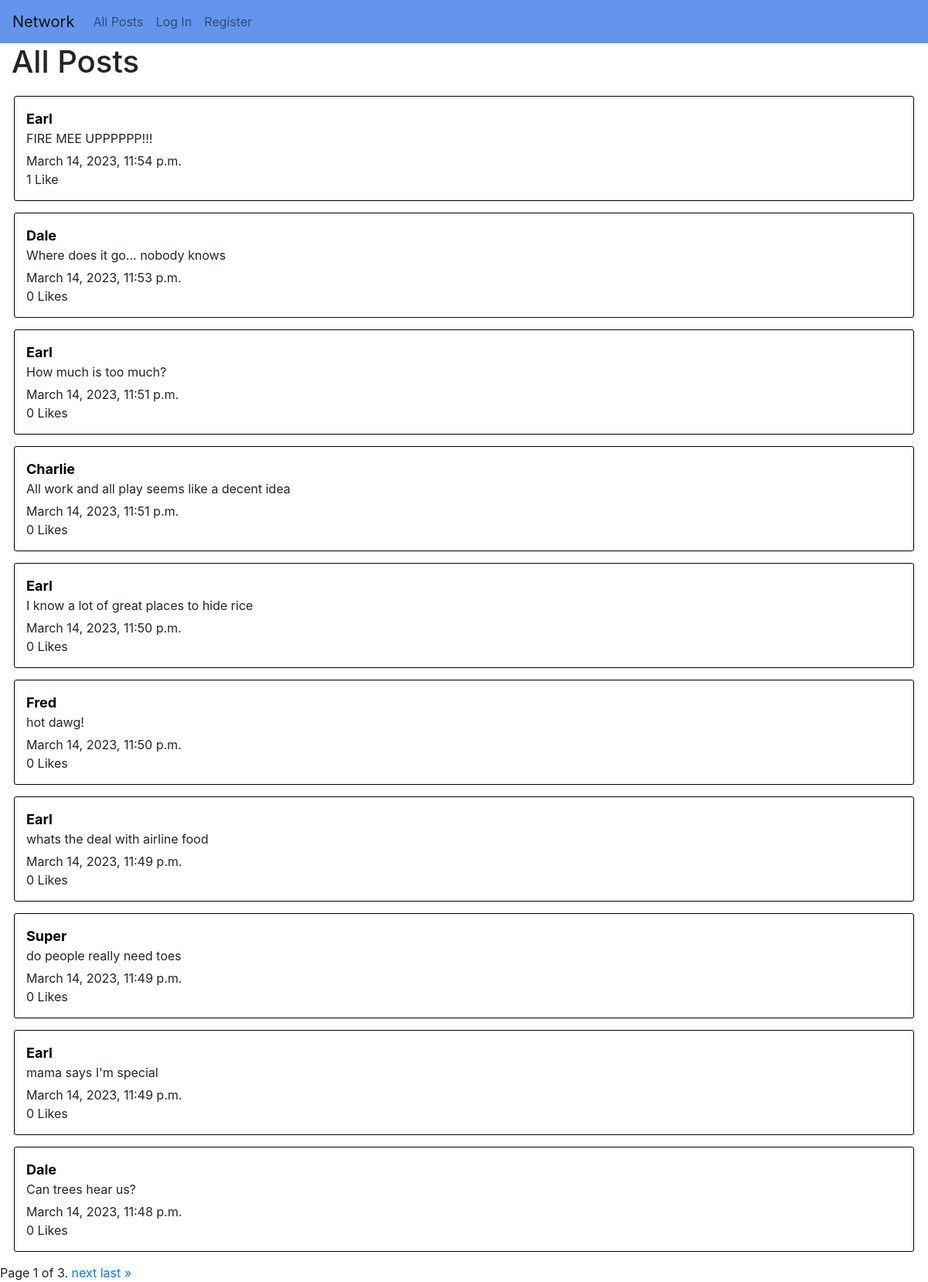
Page /network/ on the committed database.
### network/models.py (models this page shows, shortened)
class Post(models.Model):
    content = models.TextField(blank=False)
    poster = models.ForeignKey(User, on_delete=models.CASCADE, related_name="posts")
    like_count = models.IntegerField(default=0)
    timestamp = models.DateTimeField("Time posted", auto_now_add=True)
    likers =  models.ManyToManyField(User, blank=True, related_name="liked")

### mail/models.py (models this page shows)
class User(AbstractUser):
    pass

### network/views.py (the view)
# urls.py: path("", views.index, name="auctionindex"),
def index(request):
    posts = Post.objects.all().order_by("-timestamp")
    paginator = Paginator(posts, 10)
    page_number = request.GET.get('page')
    page_obj = paginator.get_page(page_number)
    return render(request, "network/index.html", {
        "posts": page_obj
    })

### network/templates/network/index.html (shortened to what this page needs)
{% extends "network/layout.html" %}
{% load static %}
{% block body %}
<h1>All Posts</h1>
{% for post in posts %}
<div class="post" id="post-{{post.id}}">
    <a class="post-user" href="{% url 'user' post.poster.id %}">{{post.poster}}</a>
    <p id="content-{{post.id}}" class="post-content">{{post.content}}</p>
    <p class="timestamp">{{post.timestamp}}</p>
    <div class="post-bottom">
        <p>{{post.like_count}} Like{% if post.like_count != 1%}s{% endif %}</p>
    </div>
</div>
{% endfor %}
<div class="pagination">
    <span class="step-links">
        <span class="current">
            Page {{ posts.number }} of {{ posts.paginator.num_pages }}.
        </span>
        {% if posts.has_next %}
            <a href="?page={{ posts.next_page_number }}">next</a>
            <a href="?page={{ posts.paginator.num_pages }}">last &raquo;</a>
        {% endif %}
    </span>
</div>
{% endblock %}

### network/static/network/styles.css (style rules this page uses)
body { margin: 0; padding: 0; }
p { margin-top: 0px; margin-bottom: 0px; }
h1 { margin-left: 15px; margin-bottom: 20px; }
#new-post, .post { width: 97%; margin: auto; border: 0.5px solid black; border-radius: 3px; padding: 15px; margin-bottom: 15px; }
.post-user { font-size: 18px; color: black; font-weight: 700; }
.post-content { margin-bottom: 5px; max-height: 70px; overflow: hidden; }
.post-bottom { display: flex; }

### rows in the picture
Post: poster "Earl", content "FIRE MEE UPPPPPP!!!", timestamp "March 14, 2023, 11:54 p.m.", like_count "1"
Post: poster "Dale", content "Where does it go... nobody knows", timestamp "March 14, 2023, 11:53 p.m.", like_count "0"
Post: poster "Earl", content "How much is too much?", timestamp "March 14, 2023, 11:51 p.m.", like_count "0"
Post: poster "Charlie", content "All work and all play seems like a decent idea", timestamp "March 14, 2023, 11:51 p.m.", like_count "0"
Post: poster "Earl", content "I know a lot of great places to hide rice", timestamp "March 14, 2023, 11:50 p.m.", like_count "0"
Post: poster "Fred", content "hot dawg!", timestamp "March 14, 2023, 11:50 p.m.", like_count "0"
Post: poster "Earl", content "whats the deal with airline food", timestamp "March 14, 2023, 11:49 p.m.", like_count "0"
Post: poster "Super", content "do people really need toes", timestamp "March 14, 2023, 11:49 p.m.", like_count "0"
Post: poster "Earl", content "mama says I'm special", timestamp "March 14, 2023, 11:49 p.m.", like_count "0"
Post: poster "Dale", content "Can trees hear us?", timestamp "March 14, 2023, 11:48 p.m.", like_count "0"

### other values in the picture
{{ posts.number }} "1"
{{ posts.paginator.num_pages }} "3"
